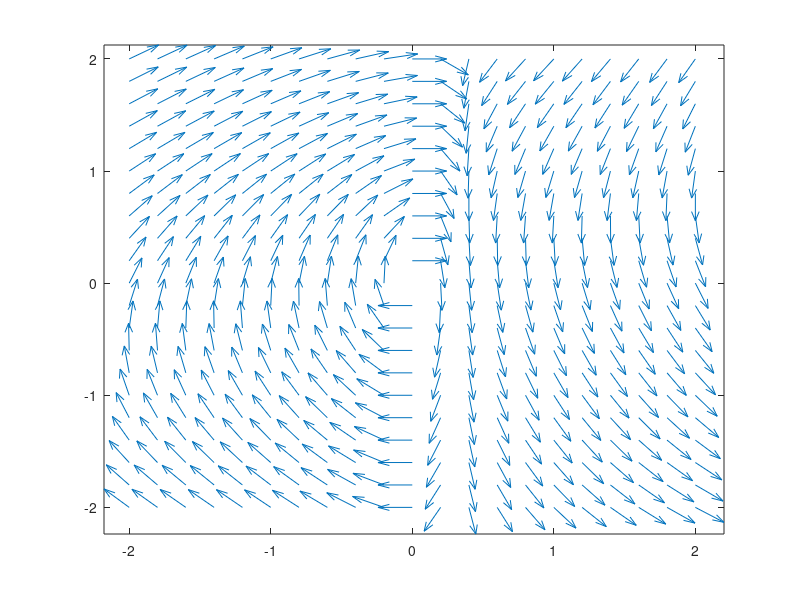

Here is the MATLAB script that generated this plot:
%dx=dy/dt  dy=dy/dt
[x,y] = meshgrid(-2:0.2:2);
dx = x.^2-3*x.*y+y;
dy = -5*x+sin(x.*y);

r = ( dx.^2 + dy.^2 ).^0.5;
px = dx./r;
py = dy./r;

quiver(x,y,px,py);

axis tight